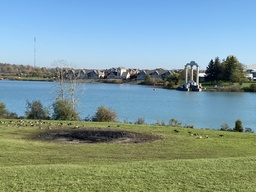
#> input picture left.jpg, 256 x 192 px, shrunk from 1008 x 756 before the run
$ python 'Panorama creation_Task1.py'
#> lines starting #> are read from the running program, lines starting #| are printed output that depends on the picture
#> further down, left_img is the input picture: shape (192, 256, 3); mean B, G, R 153.1, 153.7, 127.4
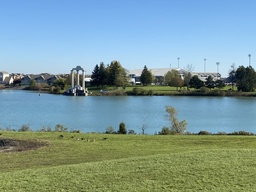
#> input picture right.jpg, 256 x 192 px, shrunk from 1008 x 756 before the run
#> further down, right_img is the input picture: shape (192, 256, 3); mean B, G, R 155.9, 154.1, 125.4
"""
Image Stitching Problem
(Due date: Nov. 26, 11:59 P.M., 2021)

The goal of this task is to stitch two images of overlap into one image.
You are given 'left.jpg' and 'right.jpg' for your image stitching code testing.
Note that different left/right images might be used when grading your code.

To this end, you need to find keypoints (points of interest) in the given left and right images.
Then, use proper feature descriptors to extract features for these keypoints.
Next, you should match the keypoints in both images using the feature distance via KNN (k=2);
cross-checking and ratio test might be helpful for feature matching.
After this, you need to implement RANSAC algorithm to estimate homography matrix.
(If you want to make your result reproducible, you can try and set fixed random seed)
At last, you can make a panorama, warp one image and stitch it to another one using the homography transform.
Note that your final panorama image should NOT be cropped or missing any region of left/right image.

Do NOT modify the code provided to you.
You are allowed use APIs provided by numpy and opencv, except “cv2.findHomography()” and
APIs that have “stitch”, “Stitch”, “match” or “Match” in their names, e.g., “cv2.BFMatcher()” and
“cv2.Stitcher.create()”.
If you intend to use SIFT feature, make sure your OpenCV version is 3.4.2.17, see project2.pdf for details.
"""

import cv2
import numpy as np
from numpy import linalg as la
import math
# np.random.seed(<int>) # you can use this line to set the fixed random seed if you are using np.random
import random
# random.seed(<int>) # you can use this line to set the fixed random seed if you are using random
#used pip install opencv-python==3.4.2.17 opencv-contrib-python==3.4.2.17


def solution(left_img, right_img):
    """
    :param left_img:
    :param right_img:
    :return: you need to return the result panorama image which is stitched by left_img and right_img
    """

    # TO DO: implement your solution here
    img1 = right_img
    img2 = left_img


    # #SIFT descriptors to extract features

    sift = cv2.xfeatures2d.SIFT_create();

    # Keypoints extraction
    kpr, desr = sift.detectAndCompute(img1, None)
#> kpr = 207 keypoints; strongest (x, y, size): (11, 81, 2.7), (88, 79, 2.8), (133, 80, 2.2), (106, 79, 19.8)
    kpl, desl = sift.detectAndCompute(img2, None);
#> kpl = 214 keypoints; strongest (x, y, size): (128, 76, 2.4), (251, 75, 2.4), (221, 74, 21), (194, 89, 4.6)


    rnorm = np.zeros((desr.shape[0], 1)) #rnorm to store norm value
#> rnorm = 207 values from 0 to 0
    oright = np.zeros((desr.shape[0], 1)) #oright to store sorted points indices
#> oright = 207 values from 0 to 0
    twobestr = np.zeros((desr.shape[0],4)) #array to store two min distances and their indices


    # KNN

    for i in range(0, desr.shape[0]):
        rnorm = la.norm(desr[i]-desl, axis=1)
        sortedrnorm = np.sort(rnorm)
        oright = np.argsort(rnorm)
        twobestr[i][0] = sortedrnorm[0]
        twobestr[i][1] = sortedrnorm[1]
        twobestr[i][2] = oright[0]
        twobestr[i][3] = oright[1]
#> after the loop, twobestr = 207 rows, first 6: [403.3, 406.5, 122, 158], [390.2, 418.8, 15, 192], [410.5, 431.3, 208, 125], [238.1, 330, 114, 44], [265.3, 393.2, 113, 184], [226.9, 373.2, 112, 146]


    #Match keypoint using test ratio

    n0 = 0.75
    matchedright = []
    matchedleft = []

    for i in range(0, desr.shape[0]):
        if twobestr[i][0] < n0 * twobestr[i][1]: #test ratio condition to filter out best keypoints
            matchedright.append(i)
            matchedleft.append(int(twobestr[i][2])) #appending left best index
#> after the loop, matchedleft = 70 values, max 213 at index 63, min 24 at index 57, mean 160.8; matchedright = 70 values from 3 to 179

    print("Filtered keypoints after ratio testing: ", len(matchedright))
#| Filtered keypoints after ratio testing:  70
    #Extracting x,y coordinates from the filtered keypoints
    src_pts = np.float32([kpr[m].pt for m in matchedright])
#> src_pts = 70 pairs, first value 4.38 to 221.3, second value 63.25 to 166.4
    dst_pts = np.float32([kpl[m].pt for m in matchedleft])
#> dst_pts = 70 pairs, first value 30.88 to 250.8, second value 58.22 to 160.2

    # Homography matrix using RANSAC

    src_ptsnew = np.zeros((len(src_pts), 3))
#> src_ptsnew = 70 rows, first 8: [0, 0, 0], [0, 0, 0], [0, 0, 0], [0, 0, 0], [0, 0, 0], [0, 0, 0], [0, 0, 0], [0, 0, 0]
    dst_ptsnew = np.zeros((len(dst_pts), 3))
#> dst_ptsnew has the same summary as src_ptsnew
    for i in range(len(src_pts)):
        src_ptsnew[i] = np.append(src_pts[i], 1)
        dst_ptsnew[i] = np.append(dst_pts[i], 1)
#> this loop made 70 passes
#> after the loop, dst_ptsnew = 70 rows, first 8: [122.1, 86.41, 1], [122, 71.04, 1], [122, 71.04, 1], [124.3, 80.19, 1], [125.3, 73.34, 1], [126.8, 86.75, 1], [128, 75.63, 1], [129.6, 69.97, 1]; src_ptsnew = 70 rows, first 8: [4.38, 91.42, 1], [4.47, 75.89, 1], [4.47, 75.89, 1], [7, 85.4, 1], [8.27, 78.29, 1], [10.63, 92.26, 1], [11.2, 80.6, 1], [12.94, 74.77, 1]


    # RANSAC loop starts from here

    n = 4
    t = 5
    k = 5000
    bestcount = 0

    for j in range(k):

        random_indicesr = np.random.choice(src_ptsnew.shape[0], size=n, replace=False) #Picking 4 random points
        leftv = []
        rightv = []
        for i in random_indicesr:
             rightv.append(src_ptsnew[i])
             leftv.append(dst_ptsnew[i])


        #Intermediate H Matrix uing SVD
        k = [0, 0, 0]
        u = 0
        A = np.zeros((2*n, 9))
        for i in range(0, 2*n, 2):
            j = i+1
            k1 = rightv[u]
            k3 = -leftv[u][0]*rightv[u]
            k4 = -leftv[u][1]*rightv[u]

            kl = np.append(k1,k)
            A[i] = np.append(kl, k3)

            kr = np.append(k, k1)
            A[j] = np.append(kr, k4)
            u = u + 1


        [u, e, vt] = np.linalg.svd(A) #SVD Operation
        H = vt[8, :] #Homography matrix is the last row of vt
        H = np.reshape(H, (3, 3))
        primeh = []
        lfp = []
        inliers = []

        for i in range(0, len(dst_ptsnew)):

            if i not in random_indicesr:
                c = np.dot(H, src_ptsnew[i])
                dw = [j / c[2] for j in c]
                primeh.append(dw)
                lfp.append(dst_ptsnew[i])
                if la.norm(lfp[-1] - primeh[-1]) < t:#condition for testing if norm is less than residual distance
                    inliers.append(i)


        if len(inliers) > bestcount:
            bestcount = len(inliers) #Storing the maxmimum count of inliers
            bestinliers = inliers
#> after the loop, bestcount = 59; bestinliers = 59 values from 0 to 63

    print("Inlier Count: ", bestcount)
#| Inlier Count:  59


    #H Matrix uing SVD

    leftv = []
    rightv = []
    for i in bestinliers:
        rightv.append(src_ptsnew[i])
        leftv.append(dst_ptsnew[i])
#> this loop made 59 passes
#> i on passes 26 to 37: 28, 29, 30, 31, 32, 33, 34, 35, 36, 37, 38, 39
#> after the loop, leftv = 59 items, first 6: [122.1, 86.41, 1], [122, 71.04, 1], [122, 71.04, 1], [124.3, 80.19, 1], [125.3, 73.34, 1], [126.8, 86.75, 1]; rightv = 59 items, first 6: [4.38, 91.42, 1], [4.47, 75.89, 1], [4.47, 75.89, 1], [7, 85.4, 1], [8.27, 78.29, 1], [10.63, 92.26, 1]

    k = [0, 0, 0]
    u = 0
    A = np.zeros((2 * bestcount, 9))
    for i in range(0, 2 * bestcount, 2):
        j = i + 1
        k1 = rightv[u]
        k3 = -leftv[u][0] * rightv[u]
        k4 = -leftv[u][1] * rightv[u]

        kl = np.append(k1, k)
        A[i] = np.append(kl, k3)

        kr = np.append(k, k1)
        A[j] = np.append(kr, k4)
        u = u + 1
#> this loop made 59 passes
#> (k3, k4, kl, kr) on passes 1 to 6: ([-534.7, -11159.4, -122.1], [-378.5, -7899.5, -86.41], [4.38, 91.42, 1, 0, 0, 0], [0, 0, 0, 4.38, 91.42, 1]), ([-545.6, -9258.9, -122], [-317.7, -5391.5, -71.04], [4.47, 75.89, 1, 0, 0, 0], [0, 0, 0, 4.47, 75.89, 1]), ([-545.6, -9258.9, -122], [-317.7, -5391.5, -71.04], [4.47, 75.89, 1, 0, 0, 0], [0, 0, 0, 4.47, 75.89, 1]), ([-869.7, -10611.2, -124.3], [-561.3, -6848.3, -80.19], [7, 85.4, 1, 0, 0, 0], [0, 0, 0, 7, 85.4, 1]), ([-1036, -9810.4, -125.3], [-606.3, -5741.9, -73.34], [8.27, 78.29, 1, 0, 0, 0], [0, 0, 0, 8.27, 78.29, 1]), ([-1348.5, -11703.6, -126.8], [-922.2, -8003.7, -86.75], [10.63, 92.26, 1, 0, 0, 0], [0, 0, 0, 10.63, 92.26, 1])
#> after the loop, u = 59

    [u, e, vt] = np.linalg.svd(A)
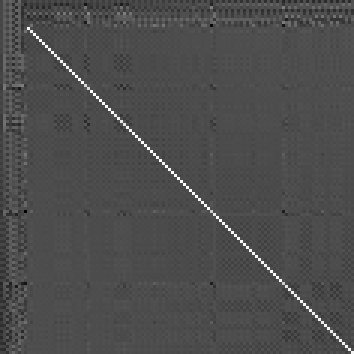
#> u: shape (118, 118) float64 (shown 3 times larger); min -0.427, max 0.983, mean -0.00033; drawn with min black and max white
#> e = [226527.7, 60514.7, 950.9, 435.1, 315.2, 68.46, 58.64, 0.814, 0.0236]
    H = vt[8, :]
#> H = [0.00681, 9.59e-05, 1, -0.000493, 0.00807, -0.00393, -6.94e-06, 3.15e-07, 0.00853]
    H = np.reshape(H, (3, 3)) #Final Homography matrix H
#> H = [[0.00681, 9.59e-05, 1], [-0.000493, 0.00807, -0.00393], [-6.94e-06, 3.15e-07, 0.00853]]
    H = H/H[2][2]
#> H = [[0.798, 0.0112, 117.2], [-0.0578, 0.946, -0.461], [-0.000814, 3.69e-05, 1]]

    print("H matrix: ", H)
#| H matrix:  [[ 7.97899409e-01  1.12390985e-02  1.17239095e+02]
#|  [-5.78077578e-02  9.46286492e-01 -4.60824338e-01]
#|  [-8.13788310e-04  3.68768379e-05  1.00000000e+00]]


    # Using H to stitch 2 images

    #Left and right image corners
    h1, w1 = img1.shape[:2]
#> h1 = 192; w1 = 256
    h2, w2 = img2.shape[:2]
#> h2 = 192; w2 = 256

    rightpts = np.float32([[0, 0], [0, h1], [w1, h1], [w1, 0]]).reshape(-1, 1, 2)
#> rightpts = [[0, 0], [0, 192], [256, 192], [256, 0]]
    leftpts = np.float32([[0, 0], [0, h2], [w2, h2], [w2, 0]]).reshape(-1, 1, 2)

    #Finding new corners after transformation
    newpts = cv2.perspectiveTransform(rightpts, H)
#> newpts = [[117.2, -0.461], [118.6, 180], [405.2, 208.4], [406.1, -19.28]]
    pts = np.concatenate((leftpts, newpts), axis=0)
#> pts = [[0, 0], [0, 192], [256, 192], [256, 0], [117.2, -0.461], [118.6, 180], [405.2, 208.4], [406.1, -19.28]]
    [xmin, ymin] = np.int32(pts.min(axis=0).ravel() - 0.5)
#> xmin = 0; ymin = -19
    [xmax, ymax] = np.int32(pts.max(axis=0).ravel() + 0.5)
#> xmax = 406; ymax = 208

    tranM = [-xmin, -ymin]
#> tranM = [0, 19]

    #Translation Matrix
    H1 = np.array([[1, 0, tranM[0]], [0, 1, tranM[1]], [0, 0, 1]])
#> H1 = [[1, 0, 0], [0, 1, 19], [0, 0, 1]]

    #Warping right image
    result_img = cv2.warpPerspective(img1, H1.dot(H), (xmax - xmin, ymax - ymin))
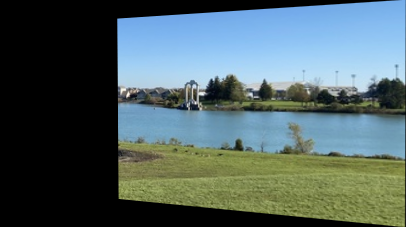
#> result_img: shape (227, 406, 3); mean B, G, R 99.1, 98, 79.7

    #Stitching left image to right image
    result_img[tranM[1]:h2 + tranM[1], tranM[0]:w2 + tranM[0]] = img2
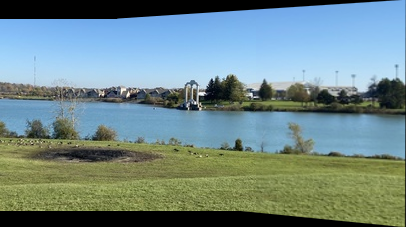
#> result_img: shape (227, 406, 3); mean B, G, R 137.4, 137.3, 112.8

    #raise NotImplementedError
    return result_img


if __name__ == "__main__":
    left_img = cv2.imread('left.jpg')
    right_img = cv2.imread('right.jpg')
    result_img = solution(left_img, right_img)
    cv2.imwrite('results/task1_result.jpg', result_img)
